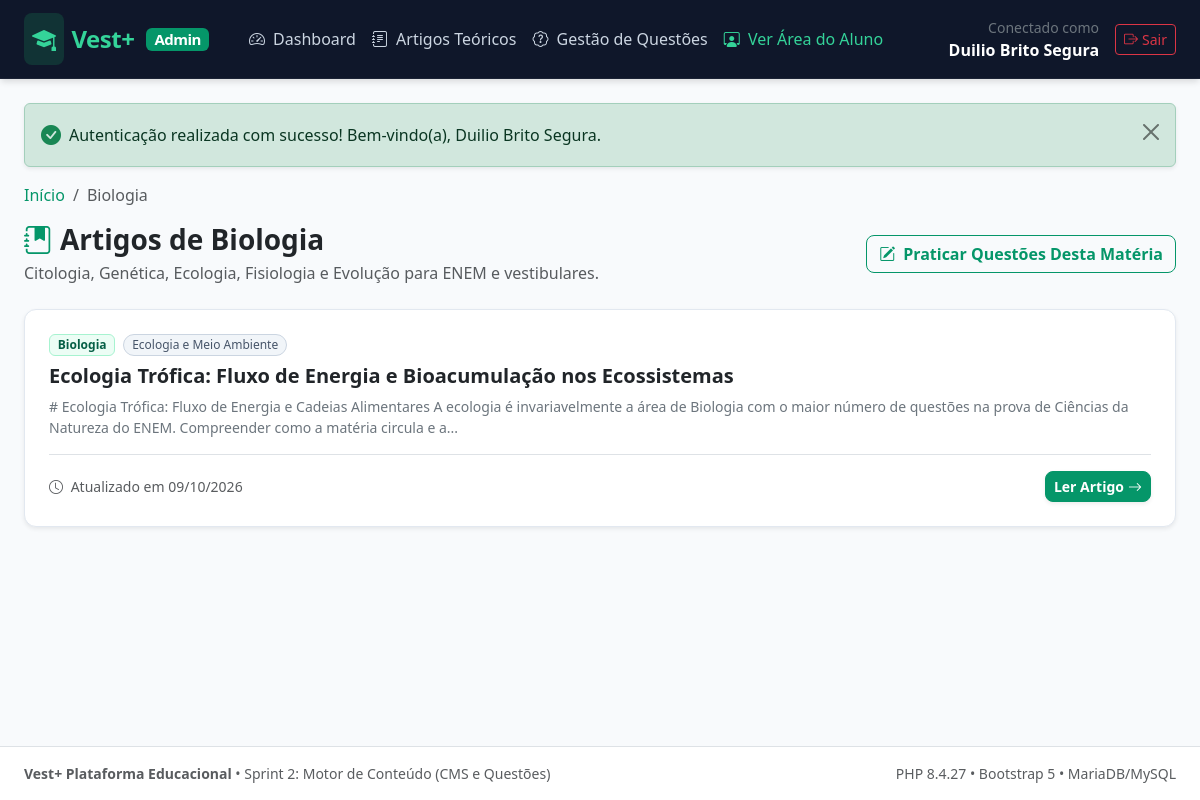
/aluno/disciplina?id=3 (signed in), run on the app's committed database.
### tables this page shows
CREATE TABLE `disciplinas` (
  `id` int(10) unsigned NOT NULL AUTO_INCREMENT,
  `nome` varchar(100) NOT NULL,
  `slug` varchar(120) NOT NULL,
  `descricao` text DEFAULT NULL,
  `criado_em` timestamp NOT NULL DEFAULT current_timestamp(),
  PRIMARY KEY (`id`),
  UNIQUE KEY `uk_disciplinas_slug` (`slug`),
  KEY `idx_disciplinas_nome` (`nome`)
);

CREATE TABLE `artigos` (
  `id` int(10) unsigned NOT NULL AUTO_INCREMENT,
  `titulo` varchar(255) NOT NULL,
  `slug` varchar(255) NOT NULL,
  `disciplina_id` int(10) unsigned NOT NULL,
  `conteudo` longtext NOT NULL,
  `criado_em` timestamp NOT NULL DEFAULT current_timestamp(),
  `atualizado_em` timestamp NOT NULL DEFAULT current_timestamp() ON UPDATE current_timestamp(),
  PRIMARY KEY (`id`),
  UNIQUE KEY `uk_artigos_slug` (`slug`),
  KEY `idx_artigos_disc_criado` (`disciplina_id`,`criado_em`),
  KEY `idx_artigos_criado_em` (`criado_em`),
  CONSTRAINT `fk_artigos_disciplina` FOREIGN KEY (`disciplina_id`) REFERENCES `disciplinas` (`id`) ON DELETE CASCADE ON UPDATE CASCADE
);

### src/Controllers/BaseController.php (called while the page is built, shortened)
<?php
abstract class BaseController
{
    protected function render(string $view, array $data = []): void
    {
        extract($data);
        $viewFile = dirname(__DIR__) . '/Views/' . $view . '.php';
        require $viewFile;
    }
}

### src/Controllers/AlunoController.php (called while the page is built, shortened)
<?php
final class AlunoController extends BaseController
{
    public function listarArtigos(?int $disciplinaId = null): void
    {
        $id = $disciplinaId ?? (int) ($_GET['id'] ?? $_GET['disciplina_id'] ?? 0);
        $disciplina = Disciplina::getById($id);
        $artigos = Artigo::getByDisciplina($id);
        $this->render('aluno/artigos', [
            'pageTitle'  => 'Artigos de ' . $disciplina['nome'],
            'disciplina' => $disciplina,
            'artigos'    => $artigos,
        ]);
    }
}

### src/Core/Helper.php (called while the page is built, shortened)
<?php
final class Helper
{
    public static function url(string $path = ''): string
    {
        $scriptName = $_SERVER['SCRIPT_NAME'] ?? '';
        $baseDir = dirname($scriptName);
        $baseDir = str_replace('\\', '/', $baseDir);
        $base = rtrim($baseDir, '/');
        $cleanPath = '/' . ltrim($path, '/');
        return $base . $cleanPath;
    }
    public static function e(?string $value): string
    {
        return htmlspecialchars($value, ENT_QUOTES | ENT_SUBSTITUTE, 'UTF-8');
    }
    public static function truncate(string $text, int $limit = 120, string $end = '...'): string
    {
        $clean = strip_tags($text);
        $cut = mb_substr($clean, 0, $limit, 'UTF-8');
        $lastSpace = mb_strrpos($cut, ' ', 0, 'UTF-8');
        if ($lastSpace !== false) {
            $cut = mb_substr($cut, 0, $lastSpace, 'UTF-8');
        }
        return $cut . $end;
    }
}

### src/Models/Disciplina.php (called while the page is built, shortened)
<?php
final class Disciplina
{
    public static function getById(int $id): ?array
    {
        $pdo = Database::getConnection();
        $stmt = $pdo->prepare('SELECT id, nome, slug, descricao, criado_em FROM disciplinas WHERE id = :id LIMIT 1');
        $stmt->bindValue(':id', $id, PDO::PARAM_INT);
        $stmt->execute();
        $result = $stmt->fetch(PDO::FETCH_ASSOC);
        return $result ?: null;
    }
}

### src/Models/Artigo.php (called while the page is built, shortened)
<?php
final class Artigo
{
    public static function getByDisciplina(int $disciplinaId): array
    {
        $pdo = Database::getConnection();
        $sql = 'SELECT
                    a.id,
                    a.titulo,
                    a.slug,
                    a.disciplina_id,
                    d.nome AS disciplina_nome,
                    a.conteudo,
                    a.criado_em,
                    a.atualizado_em,
                    GROUP_CONCAT(DISTINCT c.nome ORDER BY c.nome SEPARATOR ", ") AS categorias_nomes,
                    GROUP_CONCAT(DISTINCT c.id ORDER BY c.id SEPARATOR ",") AS categorias_ids_str
                FROM artigos a
                INNER JOIN disciplinas d ON d.id = a.disciplina_id
                LEFT JOIN artigo_categorias ac ON ac.artigo_id = a.id
                LEFT JOIN categorias c ON c.id = ac.categoria_id
                WHERE a.disciplina_id = :disciplina_id
                GROUP BY a.id, a.titulo, a.slug, a.disciplina_id, d.nome, a.conteudo, a.criado_em, a.atualizado_em
                ORDER BY a.criado_em DESC, a.id DESC';
        $stmt = $pdo->prepare($sql);
        $stmt->bindValue(':disciplina_id', $disciplinaId, PDO::PARAM_INT);
        $stmt->execute();
        $artigos = $stmt->fetchAll(PDO::FETCH_ASSOC);
        foreach ($artigos as &$artigo) {
            $ids = !empty($artigo['categorias_ids_str']) ? explode(',', (string) $artigo['categorias_ids_str']) : [];
            $artigo['categoria_ids'] = array_map('intval', $ids);
        }
        return $artigos;
    }
}

### src/Views/aluno/artigos.php (the view, shortened to what this page needs)
<?php
require dirname(__DIR__) . '/layout/header.php';
?>
<nav aria-label="breadcrumb" class="mb-3">
    <ol class="breadcrumb small">
        <li class="breadcrumb-item"><a href="<?= Helper::url('/aluno/dashboard') ?>" class="text-decoration-none">Início</a></li>
        <li class="breadcrumb-item active" aria-current="page"><?= Helper::e((string) $disciplina['nome']) ?></li>
    </ol>
</nav>
<div class="d-flex flex-column flex-md-row justify-content-between align-items-md-center gap-3 mb-4">
    <div>
        <h1 class="h3 fw-bold mb-1 text-dark">
            <i class="bi bi-journal-bookmark-fill text-primary me-2"></i>Artigos de <?= Helper::e((string) $disciplina['nome']) ?>
        </h1>
        <p class="text-muted mb-0">
            <?= Helper::e((string) ($disciplina['descricao'] ?: 'Acervo de artigos teóricos para estudo e aprofundamento.')) ?>
        </p>
    </div>
    <div>
        <a href="<?= Helper::url('/aluno/questoes?disciplina_id=' . (int) $disciplina['id']) ?>" class="btn btn-outline-primary d-inline-flex align-items-center gap-2">
            <i class="bi bi-pencil-square"></i> Praticar Questões Desta Matéria
        </a>
    </div>
</div>
<?php if (empty($artigos)): ?>
    <div class="card card-custom shadow-sm text-center py-5">
        <div class="card-body">
            <i class="bi bi-file-earmark-text text-muted" style="font-size: 3rem;"></i>
            <h5 class="mt-3 text-secondary">Nenhum artigo teórico publicado para esta disciplina.</h5>
            <p class="text-muted small">Novos conteúdos estão sendo preparados pela equipe de professores.</p>
            <a href="<?= Helper::url('/aluno/dashboard') ?>" class="btn btn-outline-secondary btn-sm mt-2">
                <i class="bi bi-arrow-left me-1"></i> Voltar ao Dashboard
            </a>
        </div>
    </div>
<?php else: ?>
    <div class="row row-cols-1 g-4 mb-5">
        <?php foreach ($artigos as $artigo): ?>
            <div class="col">
                <div class="card card-custom shadow-sm hover-shadow transition">
                    <div class="card-body p-4">
                        <div class="d-flex flex-wrap gap-2 mb-2">
                            <span class="badge badge-discipline">
                                <?= Helper::e((string) $disciplina['nome']) ?>
                            </span>
                            <?php if (!empty($artigo['categorias_lista'])): ?>
                                <?php foreach ($artigo['categorias_lista'] as $cat): ?>
                                    <span class="badge badge-category rounded-pill">
                                        <?= Helper::e((string) $cat) ?>
                                    </span>
                                <?php endforeach; ?>
                            <?php endif; ?>
                        </div>
                        <h3 class="h5 fw-bold text-dark mb-2">
                            <a href="<?= Helper::url('/aluno/artigo?slug=' . urlencode((string) $artigo['slug'])) ?>" class="text-dark text-decoration-none hover-primary">
                                <?= Helper::e((string) $artigo['titulo']) ?>
                            </a>
                        </h3>
                        <p class="text-secondary small mb-3">
                            <?= Helper::e(Helper::truncate((string) $artigo['conteudo'], 220)) ?>
                        </p>
                        <div class="d-flex justify-content-between align-items-center pt-3 border-top">
                            <span class="text-muted small">
                                <i class="bi bi-clock me-1"></i> Atualizado em <?= date('d/m/Y', strtotime((string) ($artigo['atualizado_em'] ?? $artigo['criado_em']))) ?>
                            </span>
                            <a href="<?= Helper::url('/aluno/artigo?slug=' . urlencode((string) $artigo['slug'])) ?>" class="btn btn-primary btn-sm d-inline-flex align-items-center gap-1 shadow-sm">
                                Ler Artigo <i class="bi bi-arrow-right"></i>
                            </a>
                        </div>
                    </div>
                </div>
            </div>
        <?php endforeach; ?>
    </div>
<?php endif; ?>
<?php
require dirname(__DIR__) . '/layout/footer.php';

### public/css/style.css (style rules this page uses)
:root { --vest-primary: #059669; --vest-primary-hover: #047857; --vest-primary-dark: #065f46; --vest-primary-light: #10b981; --vest-mint: #34d399; --vest-bg-mint: #ecfdf5; --vest-bg-mint-subtle: #f0fdf4; --vest-border-mint: #a7f3d0; --vest-dark: #0f172a; --vest-dark-surface: #1e293b; --vest-text-muted: #64748b; --vest-bg: #f8fafc; --vest-border: #e2e8f0; --vest-white: #ffffff; --vest-radius: 12px; --vest-radius-sm: 8px; --vest-radius-lg: 16px; --vest-shadow: 0 4px 6px -1px rgba(0, 0, 0, 0.07), 0 2px 4px -2px rgba(0, 0, 0, 0.05); --vest-shadow-md: 0 10px 15px -3px rgba(0, 0, 0, 0.08), 0 4px 6px -4px rgba(0, 0, 0, 0.04); --vest-shadow-lg: 0 20px 25px -5px rgba(0, 0, 0, 0.1), 0 8px 10px -6px rgba(0, 0, 0, 0.04); }
body { background-color: var(--vest-bg); color: var(--vest-dark); font-family: system-ui, -apple-system, BlinkMacSystemFont, 'Segoe UI', Roboto, Helvetica, Arial, sans-serif; min-height: 100vh; display: flex; flex-direction: column; -webkit-font-smoothing: antialiased; }
a { color: var(--vest-primary); text-decoration: none; transition: color 0.2s ease; }
.btn-primary { background-color: var(--vest-primary) !important; border-color: var(--vest-primary) !important; color: #ffffff !important; font-weight: 600; border-radius: var(--vest-radius-sm); transition: all 0.2s ease; }
.btn-outline-primary { color: var(--vest-primary) !important; border-color: var(--vest-primary) !important; font-weight: 600; border-radius: var(--vest-radius-sm); transition: all 0.2s ease; }
.text-primary { color: var(--vest-primary) !important; }
.card-custom { background: var(--vest-white); border: 1px solid var(--vest-border); border-radius: var(--vest-radius); box-shadow: var(--vest-shadow); transition: transform 0.2s ease, box-shadow 0.2s ease; }
.badge-discipline { background-color: var(--vest-bg-mint); color: var(--vest-primary-dark); border: 1px solid var(--vest-border-mint); font-weight: 600; }
.badge-category { background-color: #f1f5f9; color: #475569; border: 1px solid #cbd5e1; font-weight: 500; }

### data on the page
disciplinas: nome "Biologia", descricao "Citologia, Genética, Ecologia, Fisiologia e Evolução para ENEM e vestibulares."
artigos: disciplina.nome "Biologia", cat "Ecologia e Meio Ambiente", titulo "Ecologia Trófica: Fluxo de Energia e Bioacumulação nos Ecossistemas", conteudo "# Ecologia Trófica: Fluxo de Energia e Cadeias Alimentares A ecologia é invariavelmente a área de Biologia com o maior número de questões na prova de Ciências da Natureza do ENEM. Compreender como a matéria circula e a...", atualizado_em "09/10/2026"

### other printed values
$roleLabel "Admin"
Helper::e($currentUser['nome']) "Duilio Brito Segura"
Helper::e($msg) "Autenticação realizada com sucesso! Bem-vindo(a), Duilio Brito Segura."
PHP_VERSION "8.4.27"
